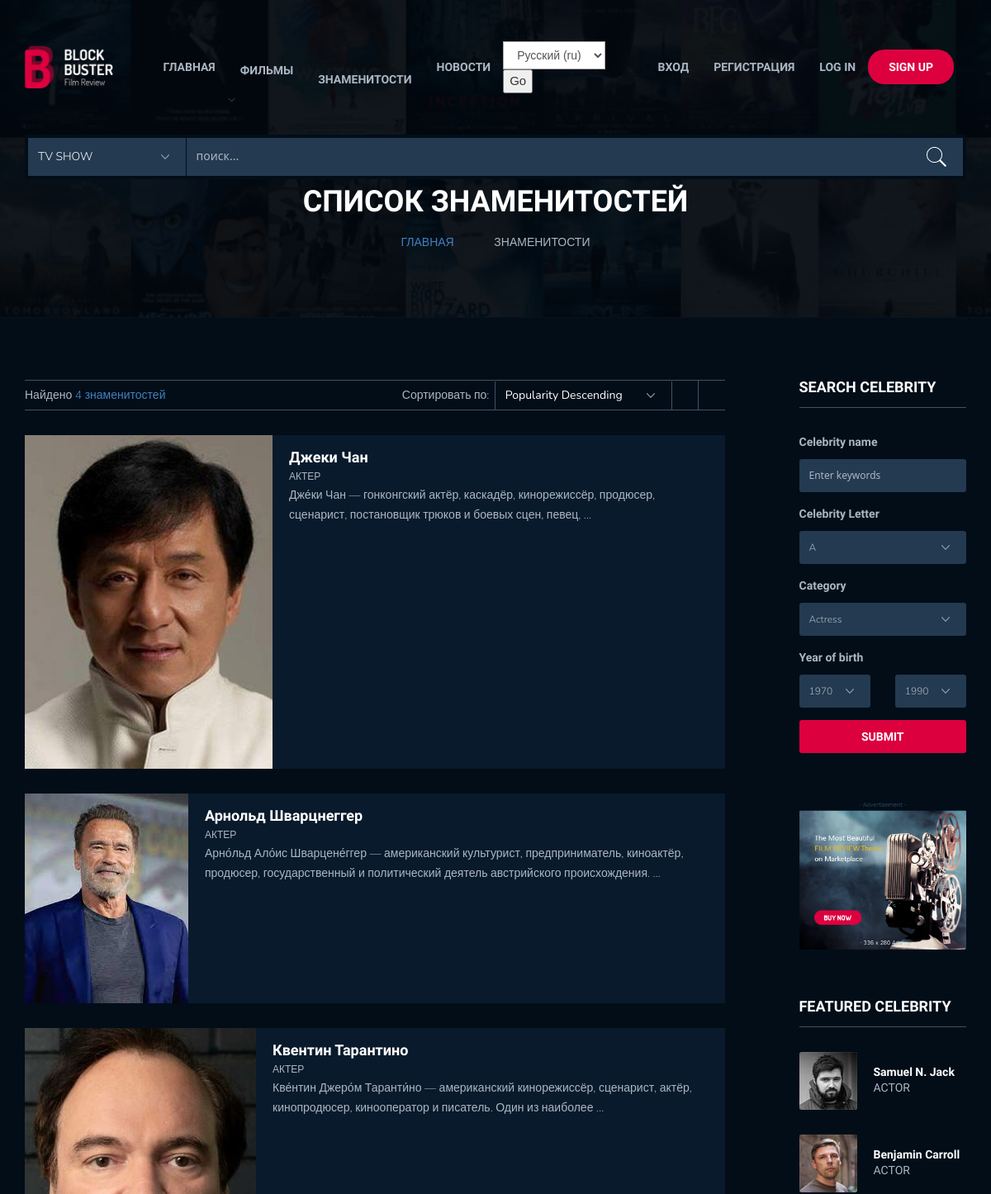
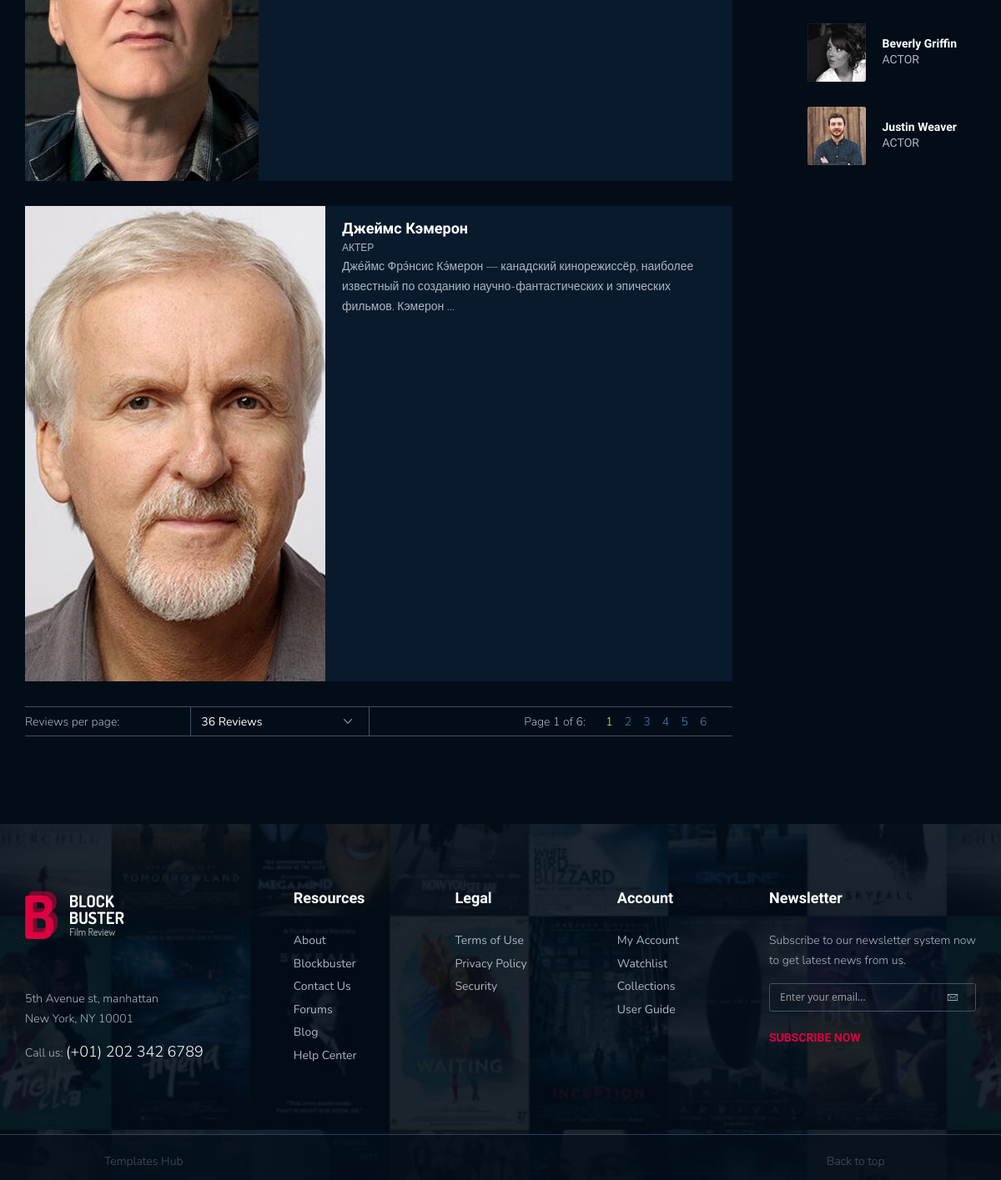
Page /ru/celeb/ on the committed database (2 pictures, top to bottom).
### movies/models.py (models this page shows, shortened)
class Actor(models.Model):
    name = models.CharField("Имя", max_length=100)
    age = models.PositiveSmallIntegerField("Возраст", default=0)
    description = models.TextField("Описание")
    image = models.ImageField("Изображение", upload_to="actors/")
    class Meta:
        verbose_name = "Актеры и режиссеры"
        verbose_name_plural = "Актеры и режиссеры"

### movies/views.py (the view)
# urls.py: path('celeb/', views.ActorListView.as_view(), name='celeb'),
class ActorListView(View):
    def get(self, request):
        actor = Actor.objects.all()
        return render(request, "movies/actor_list.html", {"actor": actor})

### contact/forms.py
class ContactForm(forms.ModelForm):
    class Meta:
        model = Contact
        fields = ("email",)
        widgets = {
            "email": forms.TextInput(attrs={"placeholder": "Enter your email..."})
        }
        labels = {
            "email": ""
        }

### contact/templatetags/contact_tags.py (called while the page is built)
@register.inclusion_tag("contact/tags/form.html")
def contact_form():
    return {"contact_form": ContactForm()}

### movies/models.py (called while the page is built)
    def get_absolute_url(self):
        return reverse("list_param", kwargs={"slug": self.url})

### movies/templatetags/movie_tag.py (called while the page is built)
@register.simple_tag()
def get_categories():
    return Category.objects.all()

@register.simple_tag()
def get_actor_count():
    actor = Actor.objects.all()
    return actor.count()

### templates/movies/actor_list.html (shortened to what this page needs)
{% extends "base.html" %}
{% load static %}
{% load movie_tag %}
{% block content %}
<div class="hero common-hero">
	<div class="container">
		<div class="row">
			<div class="col-md-12">
				<div class="hero-ct">
					<h1>Список знаменитостей</h1>
					<ul class="breadcumb">
						<li class="active"><a href="#">Главная</a></li>
						<li> <span class="ion-ios-arrow-right"></span> Знаменитости</li>
					</ul>
				</div>
			</div>
		</div>
	</div>
</div>
<div class="page-single">
	<div class="container">
		<div class="row ipad-width2">
			<div class="col-md-9 col-sm-12 col-xs-12">
				<div class="topbar-filter">
					<p class="pad-change">Найдено <span>{% get_actor_count %} знаменитостей</span></p>
					<label>Сортировать по:</label>
					<select>
						<option value="popularity">Popularity Descending</option>
					</select>
					<a href="celebritylist.html" class="list"><i class="ion-ios-list-outline active"></i></a>
					<a  href="celebritygrid01.html" class="grid"><i class="ion-grid "></i></a>
				</div>
				<div class="row">
					{% for actor in actor %}
					<div class="col-md-12">
						<div class="ceb-item-style-2">
							<img src="{{ actor.image.url }}" alt="">
							<div class="ceb-infor">
								<h2><a href="{% url 'actor_detail' actor.name %}">{{ actor.name }}</a></h2>
								<span>актер</span>
								<p>{{ actor.description|truncatewords:15 }} </p>
							</div>
						</div>
					</div>
					{% endfor %}
				</div>
				<div class="topbar-filter">
					<label>Reviews per page:</label>
					<select>
						<option value="range">36 Reviews</option>
					</select>
					<div class="pagination2">
						<span>Page 1 of 6:</span>
						<a class="active" href="#">1</a>
						<a href="#">2</a>
						<a href="#">3</a>
						<a href="#">4</a>
						<a href="#">5</a>
						<a href="#">6</a>
						<a href="#"><i class="ion-arrow-right-b"></i></a>
					</div>
				</div>
			</div>
			<div class="col-md-3 col-xs-12 col-sm-12">
				<div class="sidebar">
						<div class="searh-form">
						<h4 class="sb-title">Search celebrity</h4>
						<form class="form-style-1 celebrity-form" action="#">
							<div class="row">
								<div class="col-md-12 form-it">
									<label>Celebrity name</label>
									<input type="text" placeholder="Enter keywords">
								</div>
								<div class="col-md-12 form-it">
									<label>Celebrity Letter</label>
									<select>
									  <option value="range">A</option>
									</select>
								</div>
								<div class="col-md-12 form-it">
									<label>Category</label>
									<select>
									  <option value="range">Actress</option>
									</select>
								</div>
								<div class="col-md-12 form-it">
									<label>Year of birth</label>
									<div class="row">
										<div class="col-md-6">
											<select>
											  <option value="range">1970</option>
											</select>
										</div>
										<div class="col-md-6">
											<select>
											  <option value="range">1990</option>
											</select>
										</div>
									</div>
								</div>
								<div class="col-md-12 ">
									<input class="submit" type="submit" value="submit">
								</div>
							</div>
						</form>
					</div>
					<div class="ads">
						<img src="images/uploads/ads1.png" alt="">
					</div>
					<div class="celebrities">
						<h4 class="sb-title">featured celebrity</h4>
						<div class="celeb-item">
							<a href="#"><img src="images/uploads/ava1.jpg" alt=""></a>
							<div class="celeb-author">
								<h6><a href="#">Samuel N. Jack</a></h6>
								<span>Actor</span>
							</div>
						</div>
						<div class="celeb-item">
							<a href="#"><img src="images/uploads/ava2.jpg" alt=""></a>
							<div class="celeb-author">
								<h6><a href="#">Benjamin Carroll</a></h6>
								<span>Actor</span>
							</div>
						</div>
						<div class="celeb-item">
							<a href="#"><img src="images/uploads/ava3.jpg" alt=""></a>
							<div class="celeb-author">
								<h6><a href="#">Beverly Griffin</a></h6>
								<span>Actor</span>
							</div>
						</div>
						<div class="celeb-item">
							<a href="#"><img src="images/uploads/ava4.jpg" alt=""></a>
							<div class="celeb-author">
								<h6><a href="#">Justin Weaver</a></h6>
								<span>Actor</span>
							</div>
						</div>
					</div>
				</div>
			</div>
		</div>
	</div>
</div>
{% endblock %}

### rows in the picture
Actor: image (picture), name "Джеки Чан", description "Дже́ки Чан — гонконгский актёр, каскадёр, кинорежиссёр, продюсер, сценарист, постановщик трюков и боевых сцен, певец, …"
Actor: image (picture), name "Арнольд Шварцнеггер", description "Арно́льд Ало́ис Шварцене́ггер — американский культурист, предприниматель, киноактёр, продюсер, государственный и политический деятель австрийского происхождения. …"
Actor: image (picture), name "Квентин Тарантино", description "Кве́нтин Джеро́м Таранти́но — американский кинорежиссёр, сценарист, актёр, кинопродюсер, кинооператор и писатель. Один из наиболее …"
Actor: image (picture), name "Джеймс Кэмерон", description "Дже́ймс Фрэ́нсис Кэ́мерон — канадский кинорежиссёр, наиболее известный по созданию научно-фантастических и эпических фильмов. Кэмерон …"

### other values in the picture
form field language "Русский (ru)"
